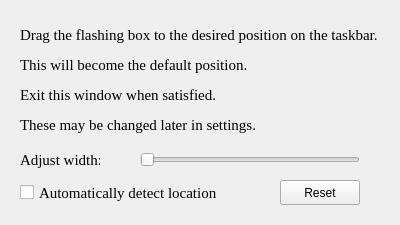
<?xml version="1.0" encoding="UTF-8"?>
<ui version="4.0">
 <class>Form</class>
 <widget class="QWidget" name="Form">
  <property name="geometry">
   <rect>
    <x>0</x>
    <y>0</y>
    <width>400</width>
    <height>225</height>
   </rect>
  </property>
  <property name="windowTitle">
   <string>Form</string>
  </property>
  <widget class="QPushButton" name="resetButton">
   <property name="geometry">
    <rect>
     <x>280</x>
     <y>180</y>
     <width>80</width>
     <height>25</height>
    </rect>
   </property>
   <property name="text">
    <string>Reset</string>
   </property>
  </widget>
  <widget class="QSlider" name="widthSlider">
   <property name="geometry">
    <rect>
     <x>140</x>
     <y>150</y>
     <width>220</width>
     <height>20</height>
    </rect>
   </property>
   <property name="minimum">
    <number>50</number>
   </property>
   <property name="maximum">
    <number>250</number>
   </property>
   <property name="orientation">
    <enum>Qt::Orientation::Horizontal</enum>
   </property>
  </widget>
  <widget class="QLabel" name="instructions">
   <property name="geometry">
    <rect>
     <x>20</x>
     <y>20</y>
     <width>360</width>
     <height>120</height>
    </rect>
   </property>
   <property name="font">
    <font>
     <family>Times New Roman</family>
     <kerning>true</kerning>
    </font>
   </property>
   <property name="text">
    <string>&lt;html&gt;&lt;head/&gt;&lt;body&gt;&lt;p&gt;&lt;span style=&quot; font-size:11pt;&quot;&gt;Drag the flashing box to the desired position on the taskbar.&lt;/span&gt;&lt;/p&gt;&lt;p&gt;&lt;span style=&quot; font-size:11pt;&quot;&gt;This will become the default position.&lt;/span&gt;&lt;/p&gt;&lt;p&gt;&lt;span style=&quot; font-size:11pt;&quot;&gt;Exit this window when satisfied.&lt;/span&gt;&lt;/p&gt;&lt;p&gt;&lt;span style=&quot; font-size:11pt;&quot;&gt;These may be changed later in settings.&lt;/span&gt;&lt;/p&gt;&lt;/body&gt;&lt;/html&gt;</string>
   </property>
   <property name="alignment">
    <set>Qt::AlignmentFlag::AlignLeading|Qt::AlignmentFlag::AlignLeft|Qt::AlignmentFlag::AlignVCenter</set>
   </property>
   <property name="wordWrap">
    <bool>true</bool>
   </property>
  </widget>
  <widget class="QLabel" name="widthMsg">
   <property name="geometry">
    <rect>
     <x>20</x>
     <y>150</y>
     <width>80</width>
     <height>20</height>
    </rect>
   </property>
   <property name="font">
    <font>
     <family>Times New Roman</family>
    </font>
   </property>
   <property name="text">
    <string>&lt;html&gt;&lt;head/&gt;&lt;body&gt;&lt;p&gt;&lt;span style=&quot; font-size:11pt;&quot;&gt;Adjust width:&lt;/span&gt;&lt;/p&gt;&lt;/body&gt;&lt;/html&gt;</string>
   </property>
  </widget>
  <widget class="QCheckBox" name="locationDetect">
   <property name="geometry">
    <rect>
     <x>20</x>
     <y>180</y>
     <width>200</width>
     <height>25</height>
    </rect>
   </property>
   <property name="font">
    <font>
     <family>Times New Roman</family>
     <pointsize>11</pointsize>
    </font>
   </property>
   <property name="text">
    <string>Automatically detect location</string>
   </property>
  </widget>
 </widget>
 <resources/>
 <connections/>
</ui>
